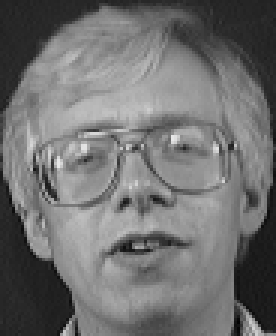
//> input picture OpenCV/Face/Face_Rec_Video/Face_Rec_Video/1.pgm, 92 x 112 px, given in place of the camera (shown 3 times larger)
$ ./foundFace   (built with g++ and OpenCV 4)
//> lines starting //> are read from the running program, lines starting //| are printed output that depends on the picture; after the words box and inside, x2 and y2 are one past the last pixel; in counts of white or black regions, pixels touching at a corner belong together
//face_detect_from_video.cpp 定义控制台应用程序的入口点。
//从视频中识别人脸和人的眼睛
#include "opencv2/objdetect.hpp"
#include "opencv2/highgui.hpp"
#include "opencv2/imgproc.hpp"

#include <stdio.h>

using namespace std;
using namespace cv;

/* 检测人脸函数 */
void detectAndDisplay(Mat frame);

/** 人脸数据全局变量 */
String face_cascade_name, eyes_cascade_name;
CascadeClassifier face_cascade;
CascadeClassifier eyes_cascade;
String window_name = "Capture - Face detection";

/* 主函数 */
int main(int argc, const char** argv)
{
	face_cascade_name = "./modle/haarcascade_frontalface_alt.xml";
	eyes_cascade_name = "./modle/haarcascade_eye.xml";
	VideoCapture capture;
	Mat frame;

	//-- 1. 加载人脸数据
	if (!face_cascade.load(face_cascade_name)) { printf("--(!)没有识别到人脸\n"); return -1; };
	if (!eyes_cascade.load(eyes_cascade_name)) { printf("--(!)没有识别到眼睛\n"); return -1; };

	//-- 2.打开系统
	capture.open(0); //打开摄像头
	if (!capture.isOpened()) { printf("--(!)Error opening video capture\n"); return -1; }

	while (capture.read(frame)) //读取帧
	{
//> frame is the input picture: 112 rows x 92 cols, CV_8UC3; min 3, max 231, mean 112
		if (frame.empty())
		{
			printf(" --(!) 没有读取到人脸，退出!");
			//break;
		}


		imshow("color", frame);
		//-- 3.加载分级器
		detectAndDisplay(frame);

		if (waitKey(10) == 'k') { break; } // escape
	}
	return 0;
}

/** @function detectAndDisplay */
void detectAndDisplay(Mat frame)
{
	std::vector<Rect> faces;
	Mat frame_gray;

	cvtColor(frame, frame_gray, COLOR_BGR2GRAY);  //BGR 转化为灰度图
	imshow("gray", frame_gray);
	equalizeHist(frame_gray, frame_gray);   //直方图均衡化
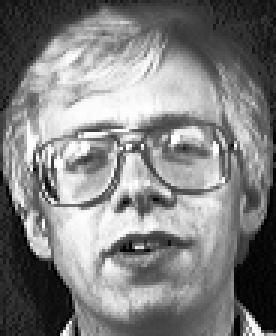
//> frame_gray: 112 rows x 92 cols, CV_8UC1 (shown 3 times larger); min 0, max 255, mean 128.6

	//-- 寻找人脸
	face_cascade.detectMultiScale(frame_gray, faces, 1.1, 3, CASCADE_SCALE_IMAGE, Size(60, 60));
//> faces = 1 Rect (x, y, width, height): [6, 18, 82, 82]

	for (size_t i = 0; i < faces.size(); i++)
	{
		Point center(faces[i].x + faces[i].width / 2, faces[i].y + faces[i].height / 2); // 人脸中心坐标
		ellipse(frame, center, Size(faces[i].width / 2, faces[i].height / 2), 0, 0, 360, Scalar(255, 0, 255), 4, 8, 0); // 椭圆

		Mat faceROI = frame_gray(faces[i]);
		std::vector<Rect> eyes;

		//寻找人脸眼睛
		eyes_cascade.detectMultiScale(faceROI, eyes, 1.1, 3, CASCADE_SCALE_IMAGE, Size(30, 30));

		for (size_t j = 0; j < eyes.size(); j++)
		{
			Point eye_center(faces[i].x + eyes[j].x + eyes[j].width / 2, faces[i].y + eyes[j].y + eyes[j].height / 2); //眼睛的中心
			int radius = cvRound((eyes[j].width + eyes[j].height)*0.25); //取整
			circle(frame, eye_center, radius, Scalar(255, 0, 0), 4, 8, 0);
		}
	}
//> this loop made 1 pass
//> center on pass 1: Point(47, 59)
//> pass 1, in detectAndDisplay, `Mat faceROI = frame_gray(faces[i]);`:
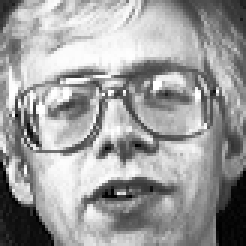
//> faceROI: 82 rows x 82 cols, CV_8UC1 (shown 3 times larger); min 0, max 255, mean 156.6
//> after the loop:
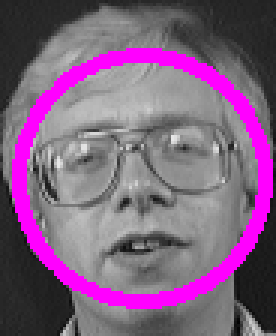
//> frame: 112 rows x 92 cols, CV_8UC3 (shown 3 times larger); 12.58% of pixels changed, all inside (x1, y1, x2, y2) = (4, 16, 91, 103)
//> the Esc key is pressed
	//-- Show what you got
	imshow(window_name, frame);
}

$ run again, on OpenCV/Face/Face_Rec_Video/Face_Rec_Video/2.pgm
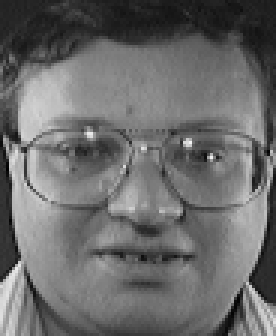
//> input picture OpenCV/Face/Face_Rec_Video/Face_Rec_Video/2.pgm, 92 x 112 px, given in place of the camera (shown 3 times larger)
//> frame is the input picture: 112 rows x 92 cols, CV_8UC3; min 0, max 242, mean 106.9
//> in detectAndDisplay, `equalizeHist(frame_gray, frame_gray);`:
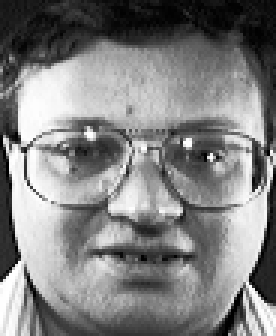
//> frame_gray: 112 rows x 92 cols, CV_8UC1 (shown 3 times larger); min 0, max 255, mean 128.3
//> faces = 1 Rect (x, y, width, height): [4, 21, 84, 84]
//> the loop in detectAndDisplay, `for (size_t i = 0; i < faces.size(); i++)` made 1 pass
//> center on pass 1: Point(46, 63)
//> after the loop in detectAndDisplay, `for (size_t i = 0; i < faces.size(); i++)`:
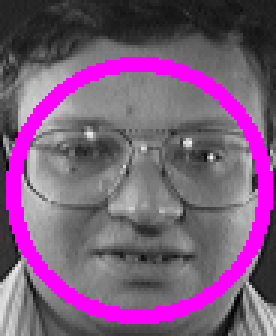
//> frame: 112 rows x 92 cols, CV_8UC3 (shown 3 times larger); 12.6% of pixels changed, all inside (x1, y1, x2, y2) = (2, 19, 91, 108)

$ run again, on OpenCV/Face/Face_Rec_Video/Face_Rec_Video/3.pgm
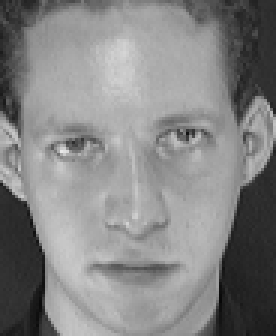
//> input picture OpenCV/Face/Face_Rec_Video/Face_Rec_Video/3.pgm, 92 x 112 px, given in place of the camera (shown 3 times larger)
//> frame is the input picture: 112 rows x 92 cols, CV_8UC3; min 7, max 232, mean 132.6
//> in detectAndDisplay, `equalizeHist(frame_gray, frame_gray);`:
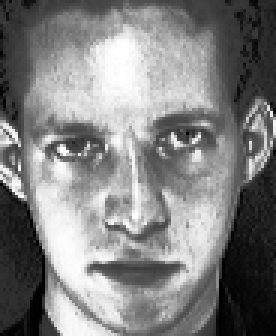
//> frame_gray: 112 rows x 92 cols, CV_8UC1 (shown 3 times larger); min 0, max 255, mean 128.9
//> faces = 1 Rect (x, y, width, height): [2, 18, 85, 85]
//> the loop in detectAndDisplay, `for (size_t i = 0; i < faces.size(); i++)` made 1 pass
//> center on pass 1: Point(44, 60)
//> after the loop in detectAndDisplay, `for (size_t i = 0; i < faces.size(); i++)`:
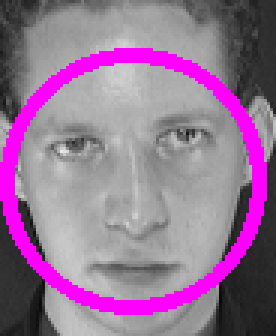
//> frame: 112 rows x 92 cols, CV_8UC3 (shown 3 times larger); 12.6% of pixels changed, all inside (x1, y1, x2, y2) = (0, 16, 89, 105)

$ run again, on OpenCV/Face/Face_Rec_Video/Face_Rec_Video/4.pgm
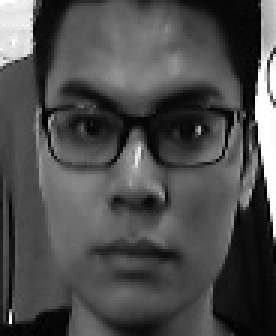
//> input picture OpenCV/Face/Face_Rec_Video/Face_Rec_Video/4.pgm, 92 x 112 px, given in place of the camera (shown 3 times larger)
//> frame is the input picture: 112 rows x 92 cols, CV_8UC3; min 0, max 255, mean 76.9
//> in detectAndDisplay, `equalizeHist(frame_gray, frame_gray);`:
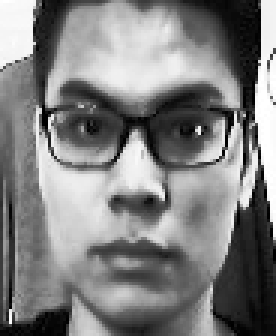
//> frame_gray: 112 rows x 92 cols, CV_8UC1 (shown 3 times larger); min 0, max 255, mean 128.4
//> faces = 1 Rect (x, y, width, height): [5, 12, 81, 81]
//> the loop in detectAndDisplay, `for (size_t i = 0; i < faces.size(); i++)` made 1 pass
//> center on pass 1: Point(45, 52)
//> after the loop in detectAndDisplay, `for (size_t i = 0; i < faces.size(); i++)`:
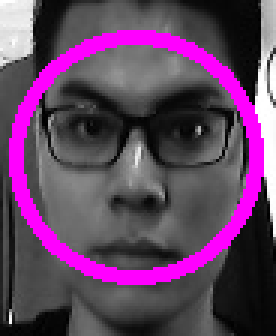
//> frame: 112 rows x 92 cols, CV_8UC3 (shown 3 times larger); 12.23% of pixels changed, all inside (x1, y1, x2, y2) = (3, 10, 88, 95)
